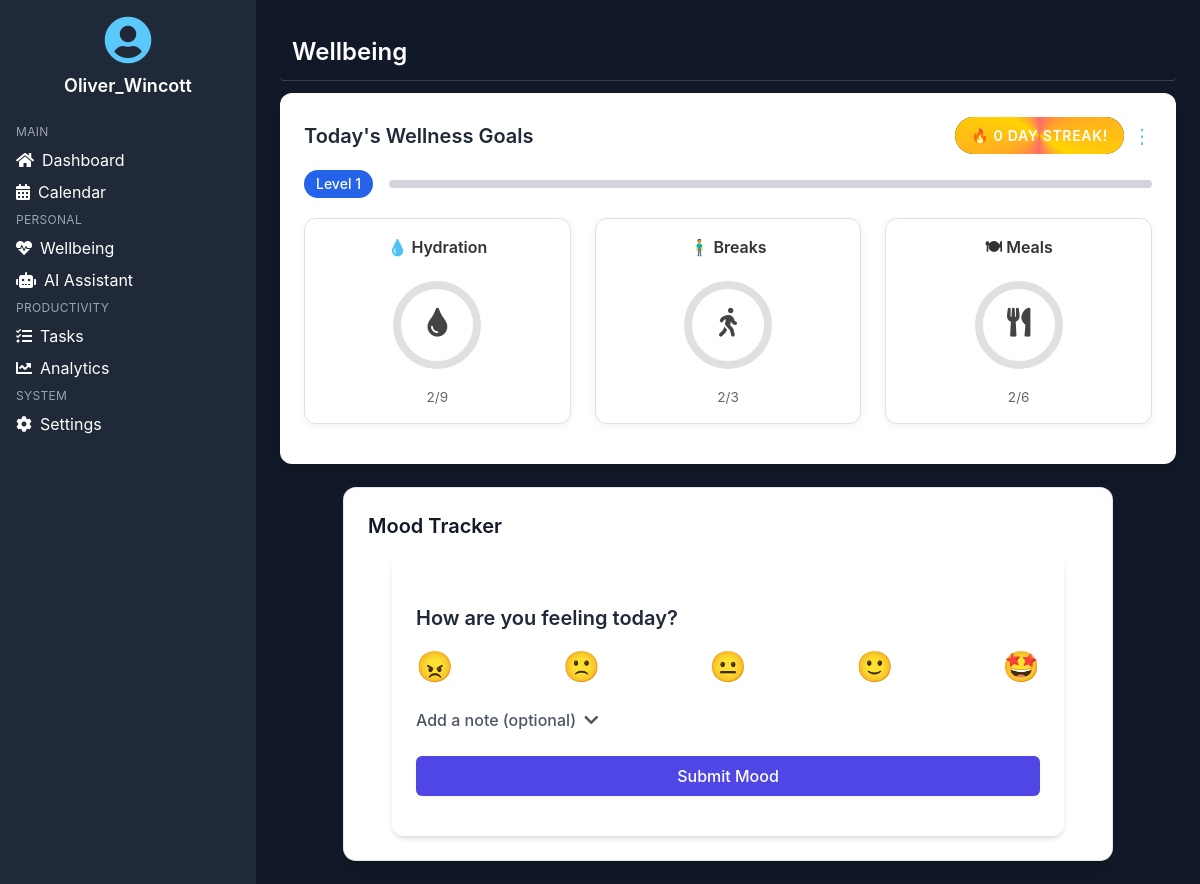
Before: /wellbeing/ (signed in) with the older database file.
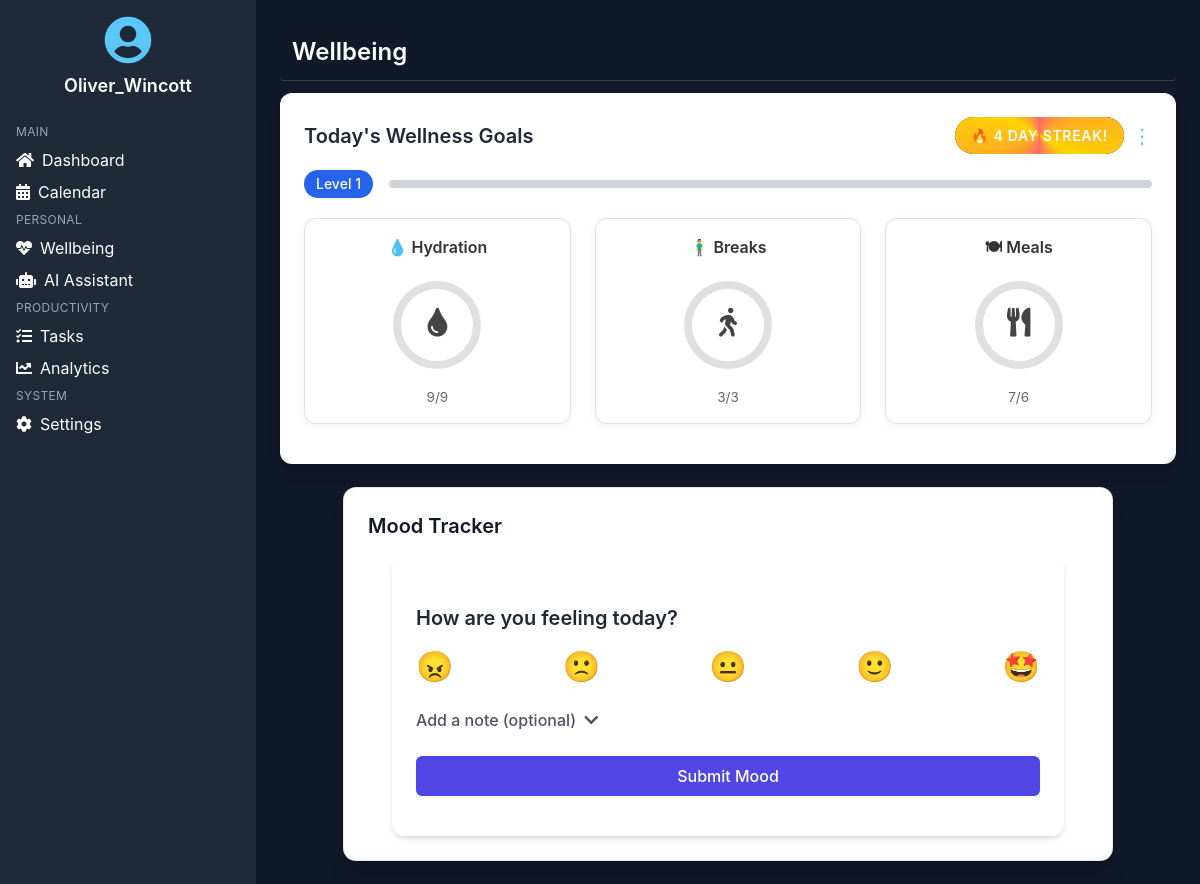
After: the same page with the newer database file.
### calendar_app/models.py (models this page shows, shortened)
class DailyWellness(models.Model):
    user = models.ForeignKey(User, on_delete=models.CASCADE)
    date = models.DateField(default=date.today)
    water_intake = models.IntegerField(default=0)
    movement_breaks = models.IntegerField(default=0)
    healthy_meals = models.IntegerField(default=0)
    water_goal = models.IntegerField(default=8)
    breaks_goal = models.IntegerField(default=3)
    meals_goal = models.IntegerField(default=3)
    goal_completed = models.BooleanField(default=False)  # for streaks
    level = models.IntegerField(default=1)               # for gamification
    xp = models.IntegerField(default=0)                  # experience points

### calendar_app/views.py (the view)
# urls.py: path('wellbeing/', views.wellbeing_view, name='wellbeing'),
@login_required
def wellbeing_view(request):
    reminders = Reminder.objects.filter(user=request.user)
    wellness, created = DailyWellness.objects.get_or_create(
        user=request.user,
        date=date.today()
    )
    streak = calculate_streak(request.user)
    return render(request, 'wellbeing.html', {
        'reminders': reminders,
        'wellness': wellness,
        'wellness_streak': streak
    })

### calendar_app/views.py (called while the page is built)
def calculate_streak(user):
    today = date.today()
    streak = 0
    for i in range(0, 100):  # Check up to 100 days back
        day = today - timedelta(days=i)
        try:
            wellness = DailyWellness.objects.get(user=user, date=day)
            if wellness.goal_completed:
                streak += 1
            else:
                break
        except DailyWellness.DoesNotExist:
            break
    return streak

### calendar_app/templates/wellbeing.html (shortened to what this page needs)
{% load static %}
{% block head %}
<script src="https://cdn.tailwindcss.com"></script>
<link rel="stylesheet" href="https://cdnjs.cloudflare.com/ajax/libs/font-awesome/5.15.3/css/all.min.css"/>
{% endblock head %}
{% block content %}
<div class="min-h-screen bg-gray-900 text-white font-sans">
  <div class="flex flex-col md:flex-row">
    {% include 'includes/sidebar.html' %}
    <main class="flex-1 p-4 md:p-6">
      {% include 'includes/topbar.html' with page_title="Wellbeing" %}
      <section class="mb-6">
        <div class="bg-white text-gray-800 rounded-xl shadow-lg p-6">
          <div class="flex justify-between items-center mb-4">
            <h3 class="text-xl font-semibold">Today's Wellness Goals</h3>
            <div class="flex items-center space-x-2">
              <span class="streak-fire-badge">
                🔥 {{ wellness_streak }} day streak!
              </span>
              <button class="text-primary hover:text-blue-600 text-xl" id="editGoalsBtn" title="Edit Wellness Goals">&#8942;</button>
            </div>
          </div>
          <div class="flex items-center space-x-4 mb-5">
            <span id="wellness-level" class="bg-blue-600 text-white text-sm font-medium px-3 py-1 rounded-full">Level 1</span>
            <div class="flex-1 bg-gray-300 rounded-full h-2 overflow-hidden">
            </div>
          </div>
          {% include 'includes/wellness_stats.html' %}
        </div>
      </section>
      <section class="w-full flex justify-center">
        <div class="max-w-3xl w-full bg-white text-gray-900 rounded-xl p-6 shadow-xl ring-1 ring-gray-200">
          <h3 class="text-xl font-semibold mb-4">Mood Tracker</h3>
          {% include 'includes/mood_tracker.html' %}
        </div>
      </section>
    </main>
  </div>
</div>
{% endblock %}

### calendar_app/templates/includes/wellness_stats.html (shortened to what this page needs)
<div class="wellness-stats-container">
  <div class="wellness-card" data-type="water">
    <h6>💧 Hydration</h6>
    <div class="progress-ring">
      <svg width="100" height="100">
        <circle class="bg" cx="50" cy="50" r="40" />
        <circle class="progress" cx="50" cy="50" r="40" stroke-dasharray="251.2" stroke-dashoffset="251.2" />
      </svg>
      <button class="progress-ring-icon update-btn" data-goal="water">
        <i class="fas fa-tint"></i>
      </button>
    </div>
    <div class="goal-text">
      <span id="water-progress">
        {{ wellness.water_intake|default:0 }}/{{ wellness.water_goal|default:8 }}
      </span>
    </div>
  </div>
  <div class="wellness-card" data-type="breaks">
    <h6>🧍‍♂️ Breaks</h6>
    <div class="progress-ring">
      <svg width="100" height="100">
        <circle class="bg" cx="50" cy="50" r="40" />
        <circle class="progress" cx="50" cy="50" r="40" stroke-dasharray="251.2" stroke-dashoffset="251.2" />
      </svg>
      <button class="progress-ring-icon update-btn" data-goal="breaks">
        <i class="fas fa-walking"></i>
      </button>
    </div>
    <div class="goal-text">
      <span id="breaks-progress">
        {{ wellness.movement_breaks|default:0 }}/{{ wellness.breaks_goal|default:3 }}
      </span>
    </div>
  </div>
  <div class="wellness-card" data-type="meals">
    <h6>🍽 Meals</h6>
    <div class="progress-ring">
      <svg width="100" height="100">
        <circle class="bg" cx="50" cy="50" r="40" />
        <circle class="progress" cx="50" cy="50" r="40" stroke-dasharray="251.2" stroke-dashoffset="251.2" />
      </svg>
      <button class="progress-ring-icon update-btn" data-goal="meals">
        <i class="fas fa-utensils"></i>
      </button>
    </div>
    <div class="goal-text">
      <span id="meals-progress">
        {{ wellness.healthy_meals|default:0 }}/{{ wellness.meals_goal|default:3 }}
      </span>
    </div>
  </div>
</div>

Changed rows visible on the page:
changed DailyWellness: water_intake "2" → "9"; movement_breaks "2" → "3"; healthy_meals "2" → "7"
Other visible differences:
{{ wellness_streak }}: "0" → "4"
